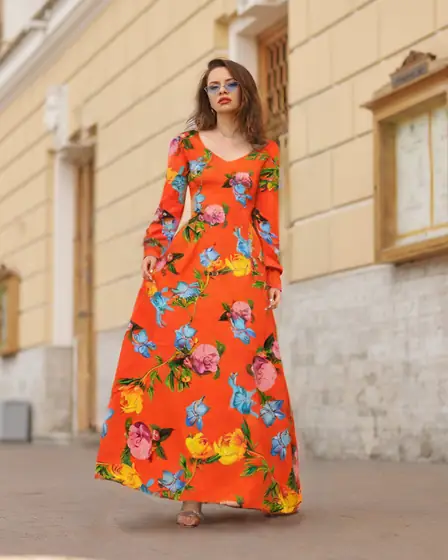
#> input picture site/images/looks/107b-ens-cdc-3-t.webp, 448 x 560 px, given in place of -, which was not available
$ python -i build_lookbook.py   (imports and definitions only)
#> lines starting #> are read from the running program, lines starting #| are printed output that depends on the picture
### tools/photo_analysis.py
"""Read a fabric photo the way a person would: its ground colour, accent colours,
and how good the photograph is.

* Colour is measured in CIELAB (perceptual lightness / chroma / hue), on the
  centre of the photo only, so tables, walls and hands at the edges are ignored.
* The ground colour is the colour family covering most of the fabric; families
  covering at least ACCENT_SHARE of it are kept as accents.
* The photo score rewards sharp, well-exposed, colourful pictures that are not
  clipped to black or white. It is only meaningful when compared within a
  category, which is how the build uses it.
"""

from __future__ import annotations

import numpy as np
from PIL import Image, ImageFilter

# Family -> swatch (CSS colour) shown in the filters. Order is the order of the chips.
COLOUR_FAMILIES = {
    "Black": "#141414",
    "Grey": "#9a9a9e",
    "Ivory": "#f1ead9",
    "Beige": "#d6bf9b",
    "Brown": "#6b4a32",
    "Gold": "#d1a630",
    "Orange": "#e0712b",
    "Red": "#b01e2e",
    "Pink": "#e889a6",
    "Purple": "#7a4a9e",
    "Blue": "#2f5fb3",
    "Teal": "#1f8c8f",
    "Green": "#3f8a4e",
    "Multicolour": "conic-gradient(#b01e2e, #d1a630, #3f8a4e, #2f5fb3, #7a4a9e, #b01e2e)",
}
MULTI = "Multicolour"

CENTRE_CROP = 0.12         # ignore this share of the photo on every side
SAMPLE_EDGE = 64           # colour is read on a softened 64 px version
ACCENT_SHARE = 0.12        # a colour needs this much of the fabric to count as an accent
MULTI_GROUND_SHARE = 0.22  # below this no colour leads, and the fabric is "Multicolour"


# [82 lines left out: functions _srgb_to_lab, classify, _centre, colour_shares, colours_of, palette_of, not called in this run]


def photo_score(im: Image.Image) -> float:
    """Higher is a nicer photograph: sharp, well exposed, colourful, not clipped."""
    work = im.convert("RGB")
    work.thumbnail((480, 480), Image.Resampling.LANCZOS)
    rgb = np.asarray(work, dtype=np.float64)
    grey = rgb @ np.array([0.299, 0.587, 0.114])
    lap = grey[1:-1, 1:-1] * 4 - grey[:-2, 1:-1] - grey[2:, 1:-1] - grey[1:-1, :-2] - grey[1:-1, 2:]
    sharpness = np.log1p(lap.var())
    rg = rgb[..., 0] - rgb[..., 1]
    yb = (rgb[..., 0] + rgb[..., 1]) / 2 - rgb[..., 2]
    colourful = np.hypot(rg.std(), yb.std()) + 0.3 * np.hypot(rg.mean(), yb.mean())
    exposure = 1 - min(1.0, abs(grey.mean() / 255 - 0.52) / 0.4)
    clipped = ((grey < 8) | (grey > 248)).mean()
    contrast = min(grey.std() / 64, 1.2)
    return round(float(sharpness + colourful / 40 + exposure * 1.5 + contrast - clipped * 4), 3)


# Within each category, the best GRADE_SHARES[0] of photos get grade 1, the next share grade 2,
# the rest grade 3. The site shows grade 1 first, each grade in serial-number order.
GRADE_SHARES = (0.3, 0.4)


# [13 lines left out: function grades_by_category, not called in this run]


def analyse(im: Image.Image) -> dict:
    ground, accents = colours_of(im)
    return {"colourFamily": ground, "accents": accents, "palette": palette_of(im), "score": photo_score(im)}

### tools/build_lookbook.py
"""Build the Lookbook: model photos of dresses made from Luxoria fabrics.

Reads the video-catalogue folders (kept outside the repository), picks the best
few model photos per dress, writes web-sized WebP files to site/images/looks/ and
site/data/lookbook.json, and links each dress to its fabric(s) in the catalogue.

    python tools/build_lookbook.py "<...>/1st 100 Product Sample" "<...>/2nd 100 Product Sample" "<...>/30 CEMB"
    python tools/build_lookbook.py --relink     # only refresh the fabric links
"""
from __future__ import annotations

import json
import re
import sys
from pathlib import Path

import numpy as np
from PIL import Image, ImageOps

sys.path.insert(0, str(Path(__file__).parent))
from photo_analysis import photo_score  # noqa: E402

ROOT = Path(__file__).resolve().parent.parent
SITE = ROOT / "site"
OUT_DIR = SITE / "images" / "looks"
OUT_JSON = SITE / "data" / "lookbook.json"

FULL_H = 1100          # px, the photo shown full screen
THUMB_H = 560          # px, cards and strips
PHOTOS_PER_LOOK = 3
IMAGE_EXT = {".png", ".jpg", ".jpeg", ".webp"}
SKIP_DIRS = {"video", "pdf"}
WHITE_BORDER_MAX = 0.45  # flat mock-ups sit on white; model photos do not
NEAR_DUPLICATE = 6       # dHash bits

COLLECTIONS = {  # folder word -> (collection shown on the site, catalogue category)
    "BEIRUT": ("Beirut Lace", "Lace"),
    "EMBROIDERY": ("Embroidery", "Embroidery"),
    "SILK": ("Silk", "Silk"),
    "CEMB": ("Couture Lace", "Lace"),
}
COLLECTION_ORDER = ["Silk", "Embroidery", "Couture Lace", "Beirut Lace"]


def slug(text: str) -> str:
    return re.sub(r"[^a-z0-9]+", "-", text.lower()).strip("-")


# [28 lines left out: functions collection_of, find_looks, not called in this run]


def is_model_photo(im: Image.Image) -> bool:
    w, h = im.size
    if h < w * 1.15:  # fabric swatches and composites are landscape or square
        return False
    small = np.asarray(im.convert("L").resize((60, 90)), dtype=np.int16)
    border = np.concatenate([small[:4].ravel(), small[-4:].ravel(), small[:, :4].ravel(), small[:, -4:].ravel()])
    return (border > 240).mean() < WHITE_BORDER_MAX


def dhash(im: Image.Image) -> int:
    px = np.asarray(im.convert("L").resize((9, 8)), dtype=np.int16)
    return int("".join("1" if b else "0" for b in (px[:, 1:] > px[:, :-1]).ravel()), 2)


def best_photos(files: list[Path]) -> list[tuple[Path, Image.Image]]:
    scored = []
    for f in sorted(set(files)):
        try:
            im = ImageOps.exif_transpose(Image.open(f)).convert("RGB")
#> im is the input picture: PIL image 448x560 RGB; mean R, G, B 194.5, 152.5, 124.9
        except OSError as err:
            print(f"  skip {f.name}: {err}")
            continue
        if is_model_photo(im):
#> in is_model_photo, `small = np.asarray(im.convert("L").resize((60, 90)), dtype=np.int16)`:
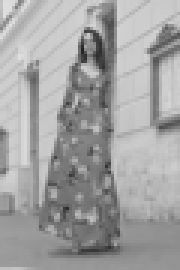
#> small: shape (90, 60) int16 (shown 3 times larger); min 35, max 223, mean 161.9
#> in is_model_photo, `border = np.concatenate([small[:4].ravel(), small[-4:].ravel(), small[..`: border = 1200 values, max 223 at index 182, min 83 at index 1004, mean 173.2
            scored.append((photo_score(im), f, im))
#> in photo_score, `grey = rgb @ np.array([0.299, 0.587, 0.114])`:
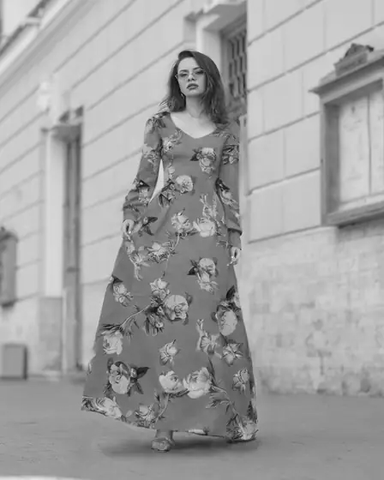
#> grey: shape (480, 384) float64; min 7.18, max 234.6, mean 161.9
#> in photo_score, `lap = grey[1:-1, 1:-1] * 4 - grey[:-2, 1:-1] - grey[2:, 1:-1] - grey[1..`:
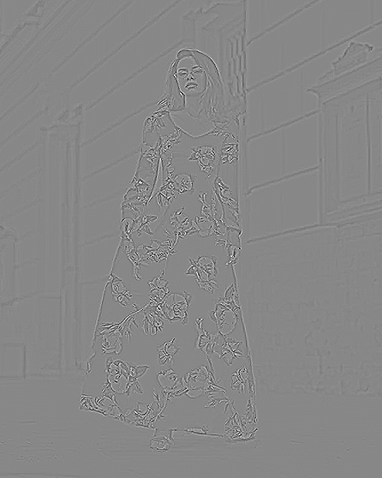
#> lap: shape (478, 382) float64; min -263.2, max 231.5, mean 0; drawn with min black and max white
#> in photo_score, `sharpness = np.log1p(lap.var())`: sharpness = 5.77
#> in photo_score, `rg = rgb[..., 0] - rgb[..., 1]`:
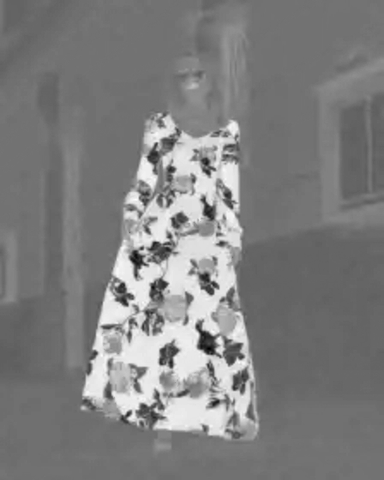
#> rg: shape (480, 384) float64; min -116, max 200, mean 41.9; drawn with min black and max white
#> in photo_score, `yb = (rgb[..., 0] + rgb[..., 1]) / 2 - rgb[..., 2]`:
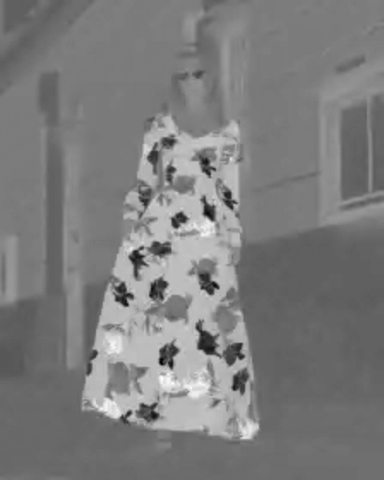
#> yb: shape (480, 384) float64; min -108, max 211.5, mean 48.6; drawn with min black and max white
#> in photo_score, `colourful = np.hypot(rg.std(), yb.std()) + 0.3 * np.hypot(rg.mean(), y..`: colourful = 78.45
#> in photo_score, `exposure = 1 - min(1.0, abs(grey.mean() / 255 - 0.52) / 0.4)`: exposure = 0.712
#> in photo_score, `clipped = ((grey < 8) | (grey > 248)).mean()`: clipped = 5.43e-06
#> in photo_score, `contrast = min(grey.std() / 64, 1.2)`: contrast = 0.605
#> pass 2 of the loop in best_photos, `for f in sorted(set(files)):`:
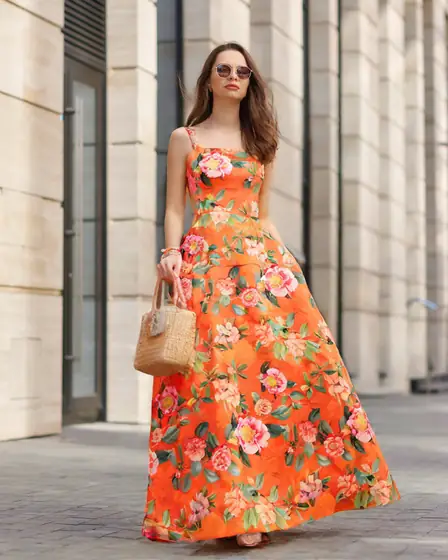
#> input picture site/images/looks/108b-vvs-cdc-3-t.webp, 448 x 560 px, given in place of ., which was not available
#> in best_photos, im is the input picture: PIL image 448x560 RGB; mean R, G, B 185.6, 153.7, 134.6
#> in photo_score (call 2), `lap = grey[1:-1, 1:-1] * 4 - grey[:-2, 1:-1] - grey[2:, 1:-1] - grey[1..`:
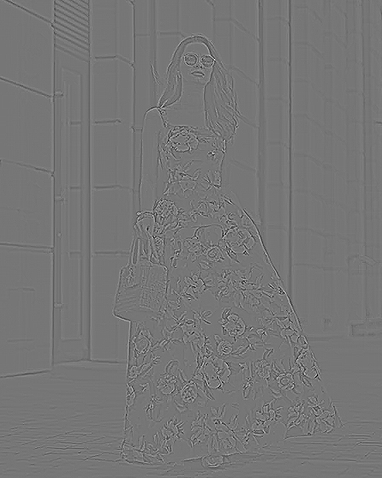
#> lap: shape (478, 382) float64; min -297.2, max 341.7, mean 0; drawn with min black and max white
#> sharpness = 6.28
#> in photo_score (call 2), `yb = (rgb[..., 0] + rgb[..., 1]) / 2 - rgb[..., 2]`:
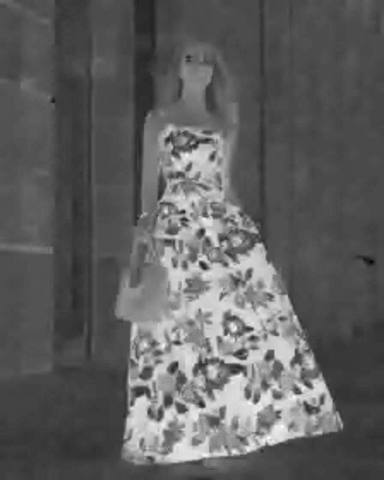
#> yb: shape (480, 384) float64; min -40.5, max 161, mean 35; drawn with min black and max white
#> colourful = 68.46
#> exposure = 0.721
#> clipped = 0.000201
#> contrast = 0.733
    scored.sort(key=lambda t: -t[0])
    picked, hashes = [], []
    for _, f, im in scored:
        h = dhash(im)
        if any(bin(h ^ o).count("1") <= NEAR_DUPLICATE for o in hashes):
            continue
        picked.append((f, im))
        hashes.append(h)
        if len(picked) == PHOTOS_PER_LOOK:
            break
    return picked


# [35 lines left out: functions save, fabric_ids, not called in this run]


def code_key(code: str) -> tuple:
    m = re.match(r"(\d+)", code)
    return (int(m[1]) if m else 0, code)


# [51 lines left out: functions relink, main, not called in this run]


# [2 lines not run here, left out]

#> (the run stopped early here; a loop or call above may not have finished)
